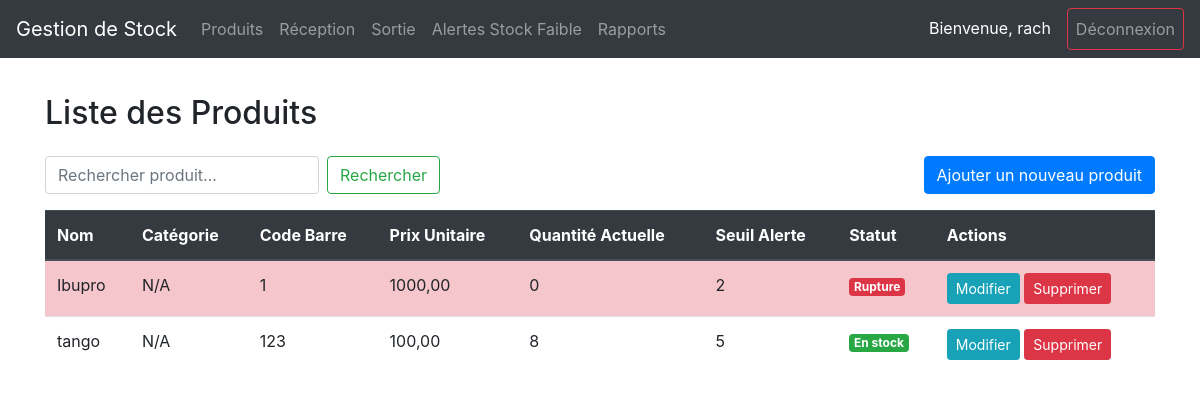
Before: /products/ (signed in) with the older database file.
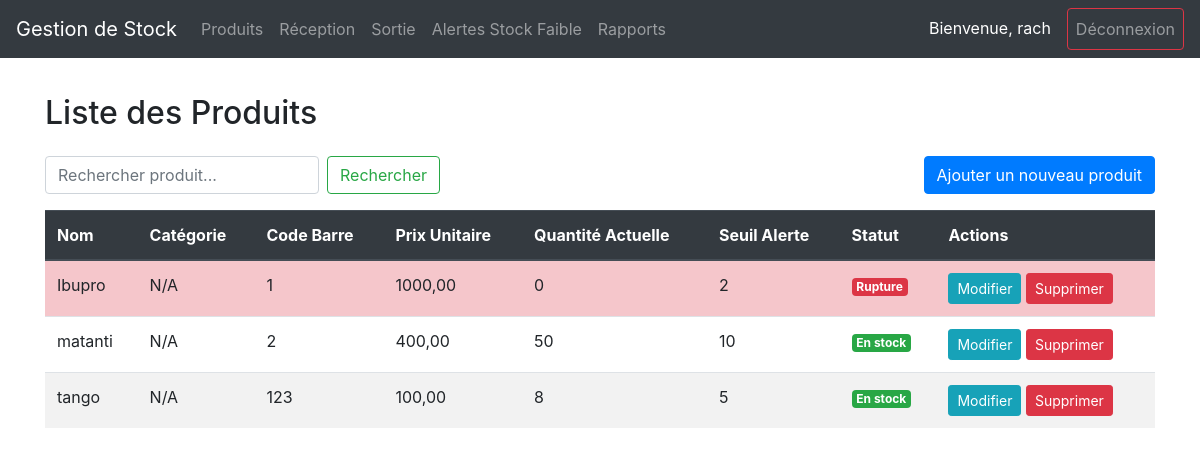
After: the same page with the newer database file.
### inventory/models.py (models this page shows, shortened)
class Produit(models.Model):
    nom = models.CharField(max_length=200)
    description = models.TextField(blank=True, null=True)
    code_barre = models.CharField(max_length=100, unique=True)
    prix_unitaire = models.DecimalField(max_digits=10, decimal_places=2)
    quantite_actuelle = models.IntegerField(default=0, editable=False) # editable=False cache ce champ dans les formulaires admin par défaut
    seuil_alerte_faible = models.IntegerField(default=10)
    categorie = models.ForeignKey(Categorie, on_delete=models.SET_NULL, null=True, blank=True)
    class Meta:
        verbose_name_plural = "Produits"
    @property
    def est_stock_faible(self):
        return self.quantite_actuelle <= self.seuil_alerte_faible and self.quantite_actuelle > 0 # Ajouté > 0 pour ne pas alerter si stock vide et non géré
    @property
    def est_en_rupture(self):
        return self.quantite_actuelle == 0

### inventory/views.py (the view)
# urls.py: path('products/', views.product_list_view, name='product_list'),
@login_required
def product_list_view(request):
    products = Produit.objects.all()
    query = request.GET.get('q')
    if query:
        products = products.filter(
            models.Q(nom__icontains=query) |
            models.Q(code_barre__icontains=query)
        ).distinct()
    products = products.order_by('nom')
    context = {
        'products': products,
        'query': query,
    }
    return render(request, 'inventory/product_list.html', context)

### inventory/templates/inventory/product_list.html (shortened to what this page needs)
{% extends 'inventory/base.html' %}
{% block content %}
<h2 class="mb-4">Liste des Produits</h2>
<div class="row mb-3">
    <div class="col-md-6">
        <form method="get" class="form-inline">
            <input type="text" name="q" class="form-control mr-sm-2" placeholder="Rechercher produit..." value="{{ request.GET.q }}">
            <button class="btn btn-outline-success my-2 my-sm-0" type="submit">Rechercher</button>
        </form>
    </div>
    <div class="col-md-6 text-right">
        {% if user.is_authenticated and user.is_staff %}
        <a href="{% url 'product_add' %}" class="btn btn-primary">Ajouter un nouveau produit</a>
        {% endif %}
    </div>
</div>
<table class="table table-striped table-hover">
    <thead class="thead-dark">
        <tr>
            <th>Nom</th>
            <th>Catégorie</th>
            <th>Code Barre</th>
            <th>Prix Unitaire</th>
            <th>Quantité Actuelle</th>
            <th>Seuil Alerte</th>
            <th>Statut</th>
            {% if user.is_authenticated and user.is_staff %}
            <th>Actions</th>
            {% endif %}
        </tr>
    </thead>
    <tbody>
        {% for product in products %}
        <tr {% if product.est_en_rupture %}class="table-danger"{% elif product.est_stock_faible %}class="table-warning"{% endif %}>
            <td>{{ product.nom }}</td>
            <td>{{ product.categorie.nom|default:"N/A" }}</td>
            <td>{{ product.code_barre }}</td>
            <td>{{ product.prix_unitaire }}</td>
            <td>{{ product.quantite_actuelle }}</td>
            <td>{{ product.seuil_alerte_faible }}</td>
            <td>
                {% if product.est_en_rupture %}
                    <span class="badge badge-danger">Rupture</span>
                {% elif product.est_stock_faible %}
                    <span class="badge badge-warning">Stock faible</span>
                {% else %}
                    <span class="badge badge-success">En stock</span>
                {% endif %}
            </td>
            {% if user.is_authenticated and user.is_staff %}
            <td>
                <a href="{% url 'product_edit' product.pk %}" class="btn btn-sm btn-info">Modifier</a>
                <a href="{% url 'product_delete' product.pk %}" class="btn btn-sm btn-danger">Supprimer</a>
            </td>
            {% endif %}
        </tr>
        {% empty %}
        <tr>
            <td colspan="8" class="text-center">Aucun produit trouvé.</td>
        </tr>
        {% endfor %}
    </tbody>
</table>
{% endblock %}

### inventory/templates/inventory/base.html (shortened to what this page needs)
<!DOCTYPE html>
<html lang="fr">
<head>
    <link rel="stylesheet" href="https://stackpath.bootstrapcdn.com/bootstrap/4.5.2/css/bootstrap.min.css">
</head>
<body>
    <nav class="navbar navbar-expand-lg navbar-dark bg-dark fixed-top">
        <a class="navbar-brand" href="{% url 'home' %}">Gestion de Stock</a>
        <div class="collapse navbar-collapse" id="navbarNav">
            <ul class="navbar-nav mr-auto">
                <li class="nav-item">
                    <a class="nav-link" href="{% url 'product_list' %}">Produits</a>
                </li>
                <li class="nav-item">
                    <a class="nav-link" href="{% url 'stock_in' %}">Réception</a>
                </li>
                <li class="nav-item">
                    <a class="nav-link" href="{% url 'stock_out' %}">Sortie</a>
                </li>
                <li class="nav-item">
                    <a class="nav-link" href="{% url 'alert_list' %}">Alertes Stock Faible</a>
                </li>
                <li class="nav-item">
                    <a class="nav-link" href="{% url 'report_generation' %}">Rapports</a>
                </li>
            </ul>
            <ul class="navbar-nav ml-auto">
                {% if user.is_authenticated %}
                    <li class="nav-item">
                        <span class="navbar-text text-white mr-3">Bienvenue, {{ user.username }}</span>
                    </li>
                    <li class="nav-item">
                        <a class="nav-link btn btn-outline-danger" href="{% url 'logout' %}">Déconnexion</a>
                    </li>
                {% else %}
                    <li class="nav-item">
                        <a class="nav-link btn btn-outline-success" href="{% url 'login' %}">Connexion</a>
                    </li>
                {% endif %}
            </ul>
        </div>
    </nav>
    <div class="container mt-4">
        {% block content %}
        {% endblock %}
    </div>
</body>
</html>

### inventory/templates/inventory/base.html (style rules this page uses)
body { padding-top: 70px; }

Changed rows visible on the page:
added Produit: nom "matanti", categorie.nom "N/A", code_barre "2", prix_unitaire "400,00", quantite_actuelle "50", seuil_alerte_faible "10", shows "En stock"
